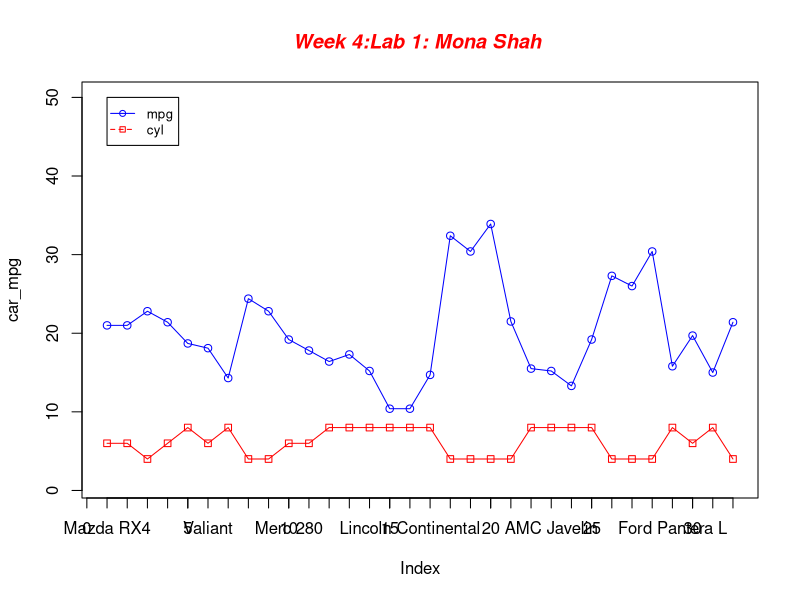
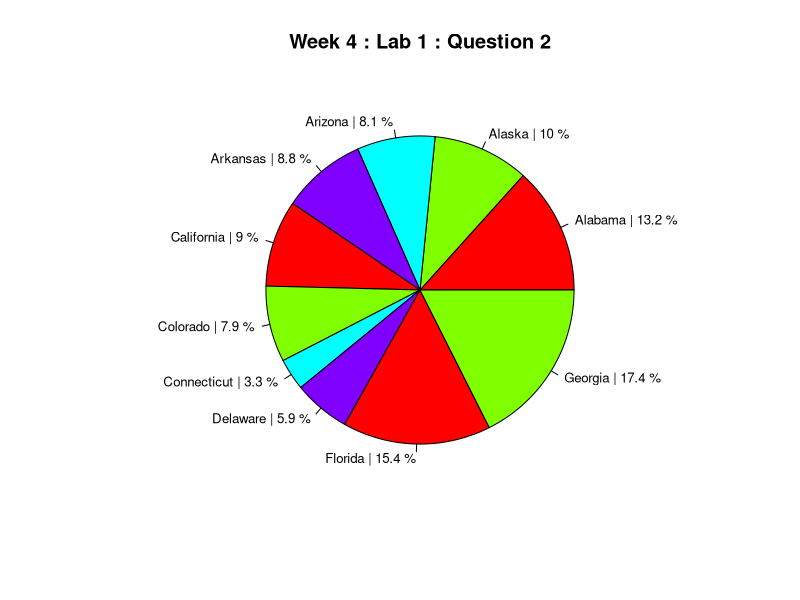

The R source for these figures, in order:
#Question 1

val <- c(mtcars)

car_mpg <- c(val$mpg)
car_cyl <- c(val$cyl)

 
carscarNames <- c(rownames(mtcars))


plot(car_mpg, type="o", col="blue",ylim =c(1,50))

lines(car_cyl, type="o", pch=22,col="red")

axis(1, at=1:32, las=1, lab=c(rownames(mtcars)))

title(main="Week 4:Lab 1: Mona Shah ", col.main="red", font.main=4)

legend(1,50, c("mpg","cyl"), cex=0.8,
  col=c("blue","red"), pch=21:22, lty=1:2)


#Question 2
USArrests

## Selecting 10 rows 
valuesTen<- head(USArrests,10)

## Fetching Names for Labels 
usNames <- c(rownames(valuesTen))

## Getting all the values of murder col 
murderRange <- c(valuesTen[,1])

## Concatenation the values 
v<-paste(usNames,"|",murderRange,"%" )

## Using Murder as variable
pie(valuesTen$Murder, main="Week 4 : Lab 1 : Question 2",
    col=rainbow(length(valuesTen)),labels=c(v), cex=0.8)
legend(-2.8, 1.0, c(usNames), cex=0.6, fill=rainbow(length(valuesTen)))
